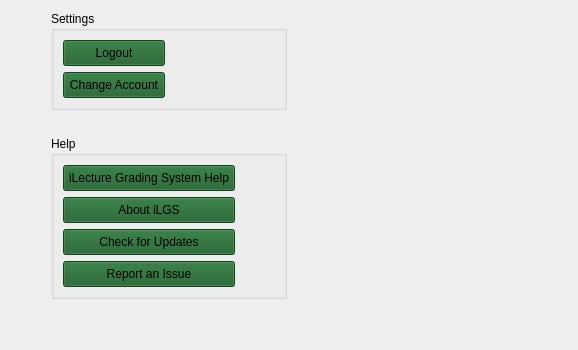
          <widget class="QWidget" name="settingPage">
           <layout class="QHBoxLayout" name="horizontalLayout_16">
            <item>
             <spacer name="horizontalSpacer_27">
              <property name="orientation">
               <enum>Qt::Horizontal</enum>
              </property>
              <property name="sizeHint" stdset="0">
               <size>
                <width>40</width>
                <height>20</height>
               </size>
              </property>
             </spacer>
            </item>
            <item>
             <layout class="QVBoxLayout" name="verticalLayout_43">
              <item>
               <widget class="QGroupBox" name="groupBox">
                <property name="styleSheet">
                 <string notr="true">QGroupBox{
	font: 75 10pt &quot;Monaco&quot;;
}

QPushButton{
	padding: 5px;
	background-color: rgb(25, 93, 39);
}
QPushButton:hover{
	color: rgb(25, 93, 39);
	background: #ffffff;
	border: 2px solid rgb(25, 93, 39);
}</string>
                </property>
                <property name="title">
                 <string>Settings</string>
                </property>
                <property name="flat">
                 <bool>true</bool>
                </property>
                <layout class="QHBoxLayout" name="horizontalLayout_3">
                 <item>
                  <layout class="QVBoxLayout" name="verticalLayout_39">
                   <item>
                    <widget class="QPushButton" name="logoutBtn">
                     <property name="minimumSize">
                      <size>
                       <width>100</width>
                       <height>0</height>
                      </size>
                     </property>
                     <property name="styleSheet">
                      <string notr="true"/>
                     </property>
                     <property name="text">
                      <string>Logout</string>
                     </property>
                    </widget>
                   </item>
                   <item>
                    <widget class="QPushButton" name="changeAccountBtn">
                     <property name="text">
                      <string>Change Account</string>
                     </property>
                    </widget>
                   </item>
                  </layout>
                 </item>
                 <item>
                  <spacer name="horizontalSpacer_22">
                   <property name="orientation">
                    <enum>Qt::Horizontal</enum>
                   </property>
                   <property name="sizeHint" stdset="0">
                    <size>
                     <width>40</width>
                     <height>20</height>
                    </size>
                   </property>
                  </spacer>
                 </item>
                </layout>
               </widget>
              </item>
              <item>
               <spacer name="horizontalSpacer_24">
                <property name="orientation">
                 <enum>Qt::Horizontal</enum>
                </property>
                <property name="sizeHint" stdset="0">
                 <size>
                  <width>40</width>
                  <height>20</height>
                 </size>
                </property>
               </spacer>
              </item>
              <item>
               <widget class="QGroupBox" name="groupBox_2">
                <property name="styleSheet">
                 <string notr="true">QGroupBox{
	font: 75 10pt &quot;Monaco&quot;;
}

QPushButton{
	padding: 5px;
	background-color: rgb(25, 93, 39);
}
QPushButton:hover{
	color: rgb(25, 93, 39);
	background: #ffffff;
	border: 2px solid rgb(25, 93, 39);
}</string>
                </property>
                <property name="title">
                 <string>Help</string>
                </property>
                <property name="flat">
                 <bool>true</bool>
                </property>
                <layout class="QHBoxLayout" name="horizontalLayout_15">
                 <item>
                  <layout class="QVBoxLayout" name="verticalLayout_41">
                   <item>
                    <widget class="QPushButton" name="helpBtn">
                     <property name="text">
                      <string>iLecture Grading System Help</string>
                     </property>
                    </widget>
                   </item>
                   <item>
                    <widget class="QPushButton" name="aboutButton">
                     <property name="text">
                      <string>About iLGS</string>
                     </property>
                    </widget>
                   </item>
                   <item>
                    <widget class="QPushButton" name="updateBtn">
                     <property name="text">
                      <string>Check for Updates</string>
                     </property>
                    </widget>
                   </item>
                   <item>
                    <widget class="QPushButton" name="reportBtn">
                     <property name="text">
                      <string>Report an Issue</string>
                     </property>
                    </widget>
                   </item>
                  </layout>
                 </item>
                 <item>
                  <spacer name="horizontalSpacer_23">
                   <property name="orientation">
                    <enum>Qt::Horizontal</enum>
                   </property>
                   <property name="sizeHint" stdset="0">
                    <size>
                     <width>40</width>
                     <height>20</height>
                    </size>
                   </property>
                  </spacer>
                 </item>
                </layout>
               </widget>
              </item>
              <item>
               <spacer name="verticalSpacer_24">
                <property name="orientation">
                 <enum>Qt::Vertical</enum>
                </property>
                <property name="sizeHint" stdset="0">
                 <size>
                  <width>20</width>
                  <height>40</height>
                 </size>
                </property>
               </spacer>
              </item>
             </layout>
            </item>
            <item>
             <spacer name="horizontalSpacer_28">
              <property name="orientation">
               <enum>Qt::Horizontal</enum>
              </property>
              <property name="sizeHint" stdset="0">
               <size>
                <width>40</width>
                <height>20</height>
               </size>
              </property>
             </spacer>
            </item>
            <item>
             <spacer name="horizontalSpacer_31">
              <property name="orientation">
               <enum>Qt::Horizontal</enum>
              </property>
              <property name="sizeHint" stdset="0">
               <size>
                <width>40</width>
                <height>20</height>
               </size>
              </property>
             </spacer>
            </item>
            <item>
             <spacer name="horizontalSpacer_32">
              <property name="orientation">
               <enum>Qt::Horizontal</enum>
              </property>
              <property name="sizeHint" stdset="0">
               <size>
                <width>40</width>
                <height>20</height>
               </size>
              </property>
             </spacer>
            </item>
            <item>
             <spacer name="horizontalSpacer_30">
              <property name="orientation">
               <enum>Qt::Horizontal</enum>
              </property>
              <property name="sizeHint" stdset="0">
               <size>
                <width>40</width>
                <height>20</height>
               </size>
              </property>
             </spacer>
            </item>
            <item>
             <spacer name="horizontalSpacer_29">
              <property name="orientation">
               <enum>Qt::Horizontal</enum>
              </property>
              <property name="sizeHint" stdset="0">
               <size>
                <width>40</width>
                <height>20</height>
               </size>
              </property>
             </spacer>
            </item>
            <item>
             <spacer name="horizontalSpacer_26">
              <property name="orientation">
               <enum>Qt::Horizontal</enum>
              </property>
              <property name="sizeHint" stdset="0">
               <size>
                <width>40</width>
                <height>20</height>
               </size>
              </property>
             </spacer>
            </item>
            <item>
             <spacer name="horizontalSpacer_25">
              <property name="orientation">
               <enum>Qt::Horizontal</enum>
              </property>
              <property name="sizeHint" stdset="0">
               <size>
                <width>40</width>
                <height>20</height>
               </size>
              </property>
             </spacer>
            </item>
           </layout>
          </widget>
